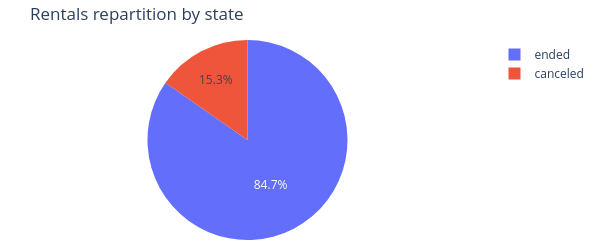

The code cell stored with this chart in its notebook:
### Markdown cell above
---
### 🔎 ```state``` column analysis

### Code cell
# Display the repartition of rentals between canceled vs. ended
fig = px.pie(
    df_rentals,
    names="state",
    title="Rentals repartition by state",
    width=600,
    height=250
    )
# Margin reduction
fig.update_layout(
    margin=dict(l=10, r=10, t=40, b=10)  # left, right, top, bottom
    )

### Figure 1 — Plotly figure (JSON) as saved in the notebook; plotly's stock layout.template omitted (floating-point values rounded to 4 significant figures; data arrays with more than 128 entries replaced by an {"elided": "..."} marker saying what was removed)
{"data": [{"domain": {"x": [0, 1], "y": [0, 1]}, "hovertemplate": "state=%{label}<extra></extra>", "labels": {"elided": "21310 str values"}, "legendgroup": "", "name": "", "showlegend": true, "type": "pie"}], "layout": {"height": 250, "legend": {"tracegroupgap": 0}, "margin": {"b": 10, "l": 10, "r": 10, "t": 40}, "title": {"text": "Rentals repartition by state"}, "width": 600}}
